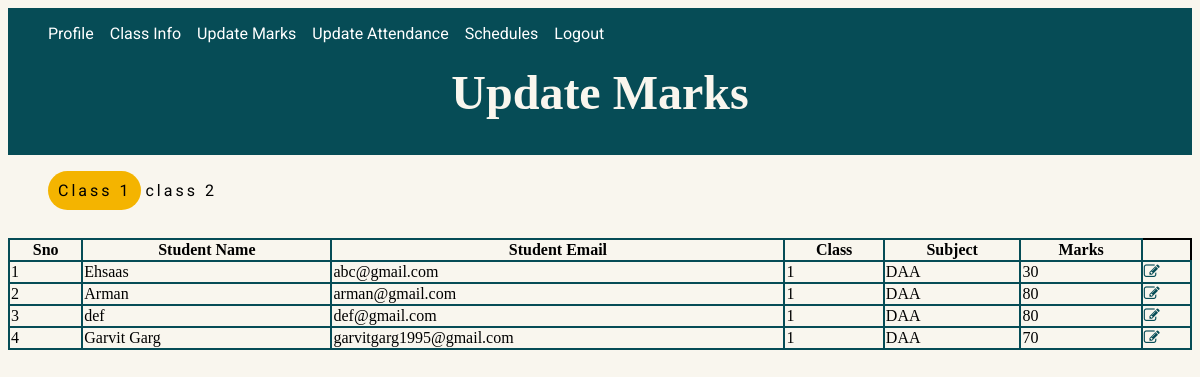
The app's page /teachers/update/update_class_1.php?email=teacher1@gmail.com&name=Shruti&class=1 (signed in) with its own data.
### tables this page shows
CREATE TABLE `students` (
  `username` varchar(20) NOT NULL,
  `email` varchar(40) NOT NULL,
  `password` varchar(20) NOT NULL,
  `class` int(11) NOT NULL
);

CREATE TABLE `tagging` (
  `t_email` varchar(30) NOT NULL,
  `subject` varchar(20) NOT NULL,
  `class_allot` int(11) NOT NULL,
  `total_lectures` int(3) NOT NULL
);

CREATE TABLE `sem1info` (
  `subject` varchar(20) NOT NULL,
  `examcode` varchar(20) NOT NULL,
  `marks` int(4) DEFAULT NULL,
  `maxmarks` int(4) NOT NULL,
  `grade` varchar(5) DEFAULT NULL,
  `student_email` varchar(40) NOT NULL,
  `class` int(11) NOT NULL
);

### teachers/update/update_class_1.php (the view, shortened to what this page needs)
<?php
require_once('db.php');
$email =  $_GET['email'];
$class = $_GET['class'];
$query = "SELECT s.username, s.email, s.Class, tg.subject, exam.marks from students s INNER JOIN tagging tg INNER JOIN sem1info exam ON tg.class_allot = s.class AND s.email = exam.student_email AND exam.subject = tg.subject  WHERE tg.t_email = '$email' AND tg.class_allot = '$class' ";
$result = mysqli_query($con,$query);
?>
<!DOCTYPE html>
<html>
<head>
	<link rel="stylesheet" href="https://cdnjs.cloudflare.com/ajax/libs/font-awesome/4.7.0/css/font-awesome.min.css">
	<link rel="stylesheet" href="theme.css?v=<?php echo time(); ?>">
    <link rel="stylesheet" href="update_class_1.css?v=<?php echo time(); ?>">
</head>
<body>
	<div id="body-header">
	<header style="margin-top: 0px; margin-bottom: 0px; width: auto;">
		<nav style="display: inline-block;">
			<ul>
				<li><a href=<?php echo "../profile.php?email=" .$_GET['email']."&name=".$_GET['name'] ?>>Profile</a></li>
				<li><a href=<?php echo "../class_info.php?email=" .$_GET['email']."&name=".$_GET['name'] ?>>Class Info</a></li>
				<li><a href=<?php echo "update_class_1.php?email=" .$_GET['email']."&name=".$_GET['name']."&class=1" ?>>Update Marks</a></li>
				<li><a href=<?php echo "../update_attendance/attendance_class_1.php?email=" .$_GET['email']."&name=".$_GET['name']."&class=1" ?>>Update Attendance</a></li>
				<li><a href=<?php echo "../schedules.php?email=" .$_GET['email']."&name=".$_GET['name']."&class=1" ?>>Schedules</a></li>
				<li><a href="../logout.php">Logout</a></li>
			</ul>
		</nav>
	</header>
	<main>
	<?php
	echo'<h1 class="animated-text">Update Marks</h1>'
	?>
</main>
</div>
<div class="sems">
	<div style="display: inline-block;">
			<ul>
				<li style="background-color:#F4B400;  border-radius: 25px; padding: 10px; width: auto; height: auto; text-align: center;"><a href=<?php echo "update_class_1.php?email=" .$_GET['email']."&name=".$_GET['name']."&class=1" ?>>Class 1</a></li>
				<li><a href=<?php echo "update_class_2.php?email=" .$_GET['email']."&name=".$_GET['name']."&class=2" ?>>class 2</a></li>
			</ul>
		</div>
</div>
<div class="marks">
<table style="width: 100%;">
	  <tr>
        <th>Sno</th>
    <th>Student Name</th>
    <th>Student Email</th>
    <th>Class</th>
<th>Subject</th>
<th>Marks</th>
  </tr>
 	<tr>
		<?php
		$count = 1;
		while($row = mysqli_fetch_assoc($result)){
			?>
            <td><?php echo $count;
            $count = $count + 1;
            ?></td>
			<td>  <?php echo $row['username'];  ?>  </td>
			<td>  <?php echo $row['email'];  ?>  </td>
			<td>  <?php echo $row['Class'];  ?>  </td>
			<td>  <?php echo $row['subject'];  ?>  </td>
			<td>  <?php echo $row['marks'];  ?>  </td>
			<td><a style = "color:#064c56" href= <?php echo 'update_form.php?student_name='. urlencode($row['username']).'&student_email='.$row['email'].'&name='.$_GET['name'].'&subject='.$row['subject'].'&class=1'.'&teacher_email='.$email.'&marks='.$row['marks']?> data-toggle="tooltip" data-placement="top" title="Update!"><i class ="fa fa-edit" aria-hidden="true"></i></a></td>
			</tr>
			<?php
	 	}
		?>
</table>
</div>
</body>
</html>

### teachers/update/theme.css (style rules this page uses)
#body-header { background-image: url("../../images/theme.png"); height: auto; width: auto; background-position: cover; background-attachment: fixed; }
li { text-decoration: none; display: inline-block; padding-right: 1vw; font-family: 'roboto'; color: whitesmoke; font-size: 2vh; }
a:link { color: white; background-color: transparent; text-decoration: none; }
header { display: flex; flex-direction: row; flex-wrap: wrap; align-items: center; }
main { text-align: center; font-size: 2vw; height: auto; color: #F9F6EE; padding-bottom: 0.2vw; }
main h1 { margin-top: 0.5vw; }
.sems ul li a { font-size: 2vh; letter-spacing: 0.25vw; color: black; }
body { background-color: #F9F6EE; display: flex; flex-direction: column; flex-wrap: wrap; }

### teachers/update/update_class_1.css (style rules this page uses)
table, th, td { border: 2px solid black; border-collapse: collapse; }
th, td { border-color: #064c56; }
body { background-color: #F9F6EE; display: flex; flex-direction: column; flex-wrap: wrap; }
table { margin-top: 1vw; }

### records on screen
students: username "Ehsaas", email "abc@gmail.com", class "1", tagging.subject "DAA", sem1info.marks "30"
students: username "Arman", email "arman@gmail.com", class "1", tagging.subject "DAA", sem1info.marks "80"
students: username "def", email "def@gmail.com", class "1", tagging.subject "DAA", sem1info.marks "80"
students: username "Garvit Garg", email "garvitgarg1995@gmail.com", class "1", tagging.subject "DAA", sem1info.marks "70"
